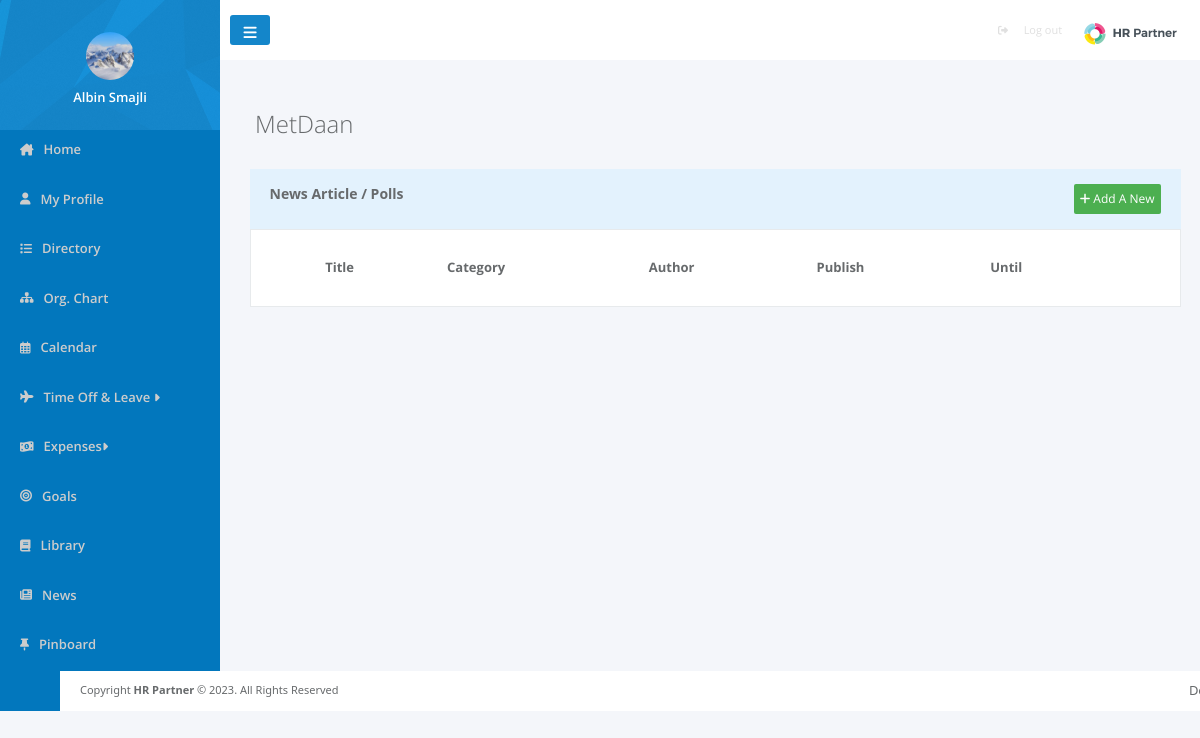
The page /pages/news.php (signed in) on the database as committed earlier.
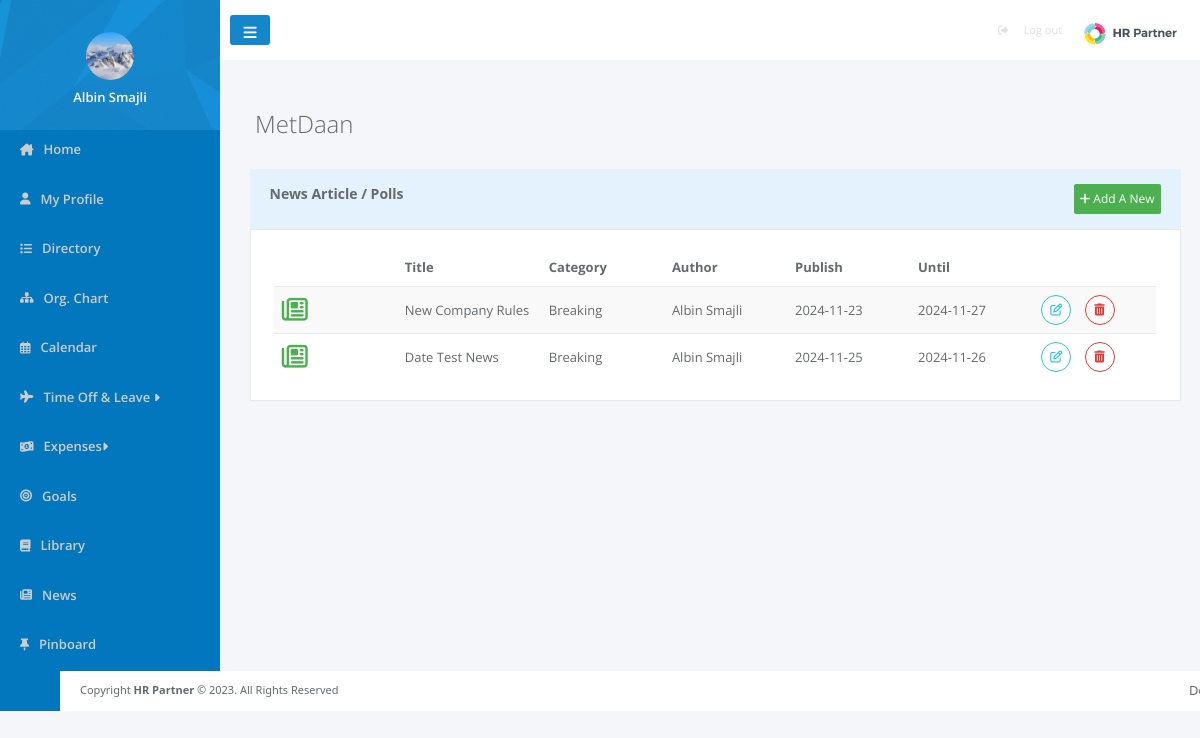
The same page on the database as committed later.
### tables this page shows
CREATE TABLE `users` (
  `user_id` int(100) NOT NULL,
  `image` varchar(500) DEFAULT NULL,
  `name` varchar(200) NOT NULL,
  `surname` varchar(200) NOT NULL,
  `email` varchar(200) NOT NULL,
  `password` varchar(500) NOT NULL,
  `Position_ID` int(11) DEFAULT NULL,
  `Departament_ID` int(11) DEFAULT NULL,
  `role` int(11) NOT NULL,
  `location` varchar(100) DEFAULT NULL,
  `status` varchar(100) DEFAULT NULL,
  `report_to` int(11) DEFAULT NULL,
  `gender` varchar(10) DEFAULT NULL,
  `born` date DEFAULT NULL,
  `started` date DEFAULT NULL,
  `company` int(11) DEFAULT NULL
);

CREATE TABLE `news` (
  `new_id` int(11) NOT NULL,
  `title` varchar(200) NOT NULL,
  `category` varchar(200) NOT NULL,
  `summary` varchar(200) NOT NULL,
  `content` varchar(1000) NOT NULL,
  `publish_on` date NOT NULL,
  `until` date DEFAULT NULL,
  `author` int(200) NOT NULL,
  `created` date NOT NULL,
  `company_id` int(11) NOT NULL
);

### pages/news.php (the view, shortened to what the changed rows need)
<?php
require_once '../config.php';
$userId = $_SESSION['user_id'];
$companyId = $_SESSION['company'];
$NewQuery = "SELECT * FROM news RIGHT JOIN users ON news.author=users.user_id
WHERE company_id=:company_id";
$prep = $con->prepare($NewQuery);
$prep->bindParam(':company_id', $companyId);
$prep->execute();
$News = $prep->fetchAll();
?>
<head>
    <link rel="stylesheet" href="../css/news.css">
    <link href="https://cdn.jsdelivr.net/npm/bootstrap@5.3.1/dist/css/bootstrap.min.css" rel="stylesheet"
>
</head>
<body style="background-color: #F4F6FA;">
    <div>
        <?php include '../template/sidebar.php' ?>
    </div>
    <div class="content">
        <div class="newsHead">
            <?php echo "<h2>" . $_SESSION['company_name'] . "</h2>"; ?>
        </div>
        <div class="newsBody">
            <div class="newsTableBody">
                <table class="recentNews">
                    <thead>
                        <tr>
                            <th></th>
                            <th>Title</th>
                            <th>Category</th>
                            <th>Author</th>
                            <th>Publish</th>
                            <th>Until</th>
                            <th></th>
                        </tr>
                    </thead>
                    <tbody>
                        <?php foreach ($News as $New): ?>
                            <tr>
                                <td>
                                    <i class="fa fa-newspaper-o fa-2x text-navy" style="color:#4caf50;"></i>
                                </td>
                                <td>
                                    <?= $New['title'] ?>
                                </td>
                                <td>
                                    <?= $New['category'] ?>
                                </td>
                                <td>
                                    <?= $New['name'] ?>     <?= $New['surname'] ?>
                                </td>
                                <td>
                                    <?= $New['publish_on'] ?>
                                </td>
                                <td>
                                    <?= $New['until'] ?>
                                </td>
                                <td>
                                    <button class=" btn btn-xs btn-circle btn-outline btn-info m-l-sm"
                                        data-bs-toggle="modal" data-bs-target="#newsEditModal<?php echo $New['new_id']; ?>"
                                        data-bs-whatever="@mdo"> <i class=" fa fa-edit"></i> </button>
                                    <a href="deleteNew.php?new_id=<?= $New['new_id']; ?>"
                                        class="btn btn-xs btn-circle btn-outline btn-danger m-l-sm"> <i
                                            class="fa fa-trash"></i> </a>
                                </td>
                            </tr>
                        <?php endforeach; ?>
                    </tbody>
                </table>
            </div>
        </div>
    </div>
</body>
</html>

### template/sidebar.php (shortened to what the changed rows need)
<?php
$sql = "SELECT u.user_id, u.image from users u where user_id=$userId";
$prep = $con->prepare($sql);
$prep->execute();
$userImages = $prep->fetchAll();
?>
<head>
    <link rel="stylesheet" href="../css/index.css">
</head>
<div id="sidebar">
    <div id="profile">
        <?php foreach ($userImages as $userImage): ?>
            <img src="../userIMG/<?= $userImage['image'] ?>" alt="">
        <?php endforeach; ?>
        <?php echo "<h3>" . $_SESSION['name'] . "</h3>"; ?>
    </div>
</div>

Rows that differ between the two databases and show on the page:
added news: title "New Company Rules", category "Breaking", author.name "Albin", author.surname "Smajli", publish_on "2024-11-23", until "2024-11-27"
added news: title "Date Test News", category "Breaking", author.name "Albin", author.surname "Smajli", publish_on "2024-11-25", until "2024-11-26"
